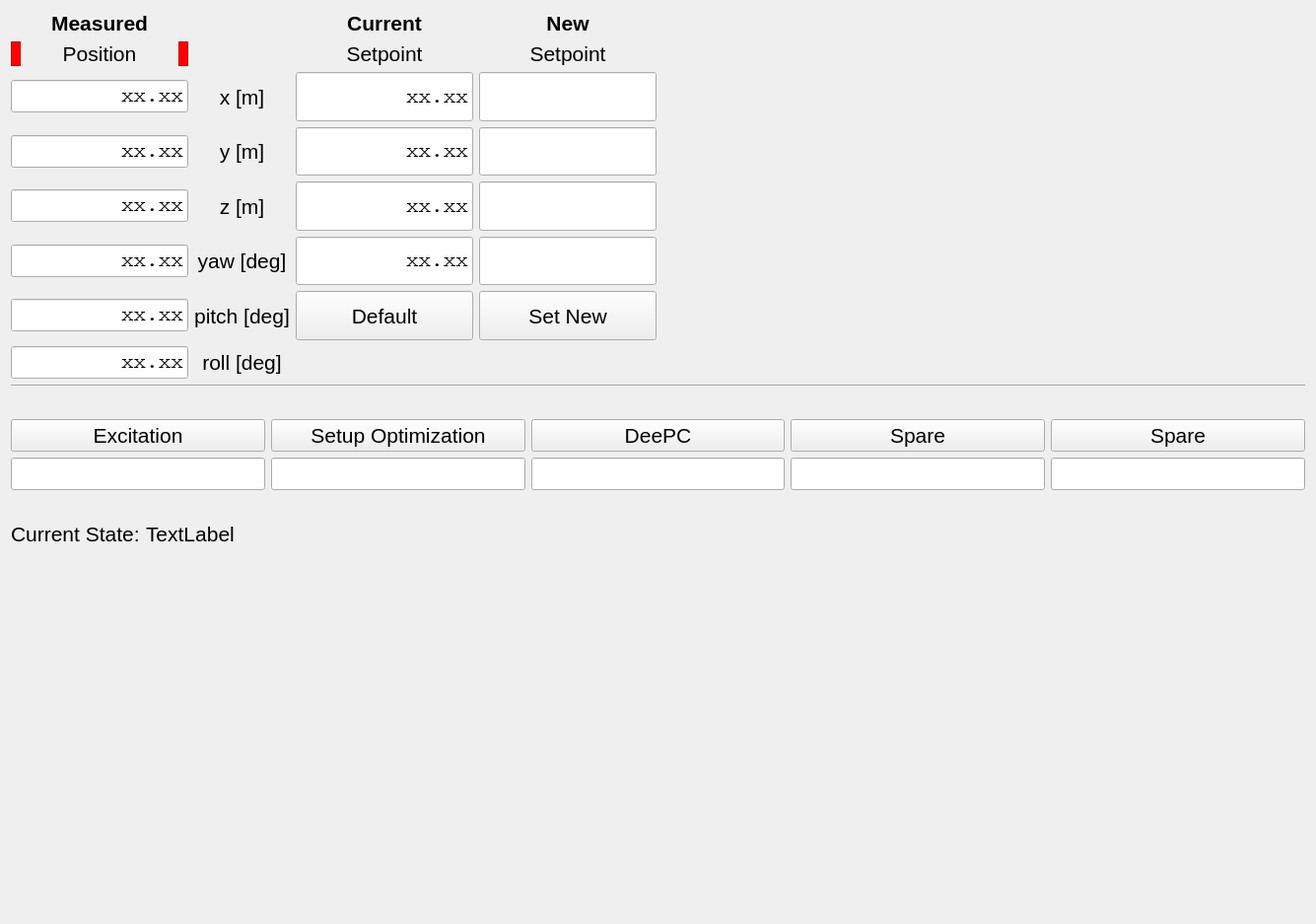
<?xml version="1.0" encoding="UTF-8"?>
<ui version="4.0">
 <class>DeepcControllerTab</class>
 <widget class="QWidget" name="DeepcControllerTab">
  <property name="geometry">
   <rect>
    <x>0</x>
    <y>0</y>
    <width>1335</width>
    <height>937</height>
   </rect>
  </property>
  <property name="font">
   <font>
    <pointsize>16</pointsize>
   </font>
  </property>
  <property name="windowTitle">
   <string>Form</string>
  </property>
  <layout class="QVBoxLayout" name="verticalLayout">
   <item>
    <layout class="QGridLayout" name="gridLayout">
     <item row="3" column="3">
      <widget class="QLineEdit" name="lineEdit_setpoint_new_y">
       <property name="sizePolicy">
        <sizepolicy hsizetype="MinimumExpanding" vsizetype="MinimumExpanding">
         <horstretch>0</horstretch>
         <verstretch>0</verstretch>
        </sizepolicy>
       </property>
       <property name="maximumSize">
        <size>
         <width>180</width>
         <height>60</height>
        </size>
       </property>
       <property name="font">
        <font>
         <family>Courier</family>
        </font>
       </property>
       <property name="text">
        <string/>
       </property>
       <property name="alignment">
        <set>Qt::AlignRight|Qt::AlignTrailing|Qt::AlignVCenter</set>
       </property>
      </widget>
     </item>
     <item row="1" column="3">
      <widget class="QLabel" name="label_new_title_line2">
       <property name="text">
        <string>Setpoint</string>
       </property>
       <property name="alignment">
        <set>Qt::AlignCenter</set>
       </property>
      </widget>
     </item>
     <item row="0" column="3">
      <widget class="QLabel" name="label_new_title">
       <property name="font">
        <font>
         <weight>75</weight>
         <bold>true</bold>
        </font>
       </property>
       <property name="text">
        <string>New</string>
       </property>
       <property name="alignment">
        <set>Qt::AlignCenter</set>
       </property>
      </widget>
     </item>
     <item row="0" column="4">
      <spacer name="horizontalSpacer_2">
       <property name="orientation">
        <enum>Qt::Horizontal</enum>
       </property>
       <property name="sizeHint" stdset="0">
        <size>
         <width>40</width>
         <height>20</height>
        </size>
       </property>
      </spacer>
     </item>
     <item row="3" column="2">
      <widget class="QLineEdit" name="lineEdit_setpoint_current_y">
       <property name="sizePolicy">
        <sizepolicy hsizetype="MinimumExpanding" vsizetype="MinimumExpanding">
         <horstretch>0</horstretch>
         <verstretch>0</verstretch>
        </sizepolicy>
       </property>
       <property name="maximumSize">
        <size>
         <width>180</width>
         <height>60</height>
        </size>
       </property>
       <property name="font">
        <font>
         <family>Courier</family>
        </font>
       </property>
       <property name="text">
        <string>xx.xx</string>
       </property>
       <property name="alignment">
        <set>Qt::AlignRight|Qt::AlignTrailing|Qt::AlignVCenter</set>
       </property>
       <property name="readOnly">
        <bool>true</bool>
       </property>
      </widget>
     </item>
     <item row="0" column="0">
      <widget class="QLabel" name="label_measured_title">
       <property name="font">
        <font>
         <weight>75</weight>
         <bold>true</bold>
        </font>
       </property>
       <property name="text">
        <string>Measured</string>
       </property>
       <property name="alignment">
        <set>Qt::AlignCenter</set>
       </property>
      </widget>
     </item>
     <item row="4" column="3">
      <widget class="QLineEdit" name="lineEdit_setpoint_new_z">
       <property name="sizePolicy">
        <sizepolicy hsizetype="MinimumExpanding" vsizetype="MinimumExpanding">
         <horstretch>0</horstretch>
         <verstretch>0</verstretch>
        </sizepolicy>
       </property>
       <property name="maximumSize">
        <size>
         <width>180</width>
         <height>60</height>
        </size>
       </property>
       <property name="font">
        <font>
         <family>Courier</family>
        </font>
       </property>
       <property name="text">
        <string/>
       </property>
       <property name="alignment">
        <set>Qt::AlignRight|Qt::AlignTrailing|Qt::AlignVCenter</set>
       </property>
      </widget>
     </item>
     <item row="4" column="2">
      <widget class="QLineEdit" name="lineEdit_setpoint_current_z">
       <property name="sizePolicy">
        <sizepolicy hsizetype="MinimumExpanding" vsizetype="MinimumExpanding">
         <horstretch>0</horstretch>
         <verstretch>0</verstretch>
        </sizepolicy>
       </property>
       <property name="maximumSize">
        <size>
         <width>180</width>
         <height>60</height>
        </size>
       </property>
       <property name="font">
        <font>
         <family>Courier</family>
        </font>
       </property>
       <property name="text">
        <string>xx.xx</string>
       </property>
       <property name="alignment">
        <set>Qt::AlignRight|Qt::AlignTrailing|Qt::AlignVCenter</set>
       </property>
       <property name="readOnly">
        <bool>true</bool>
       </property>
      </widget>
     </item>
     <item row="3" column="1">
      <widget class="QLabel" name="label_row_y">
       <property name="text">
        <string>y [m]</string>
       </property>
       <property name="alignment">
        <set>Qt::AlignCenter</set>
       </property>
      </widget>
     </item>
     <item row="5" column="2">
      <widget class="QLineEdit" name="lineEdit_setpoint_current_yaw">
       <property name="sizePolicy">
        <sizepolicy hsizetype="MinimumExpanding" vsizetype="MinimumExpanding">
         <horstretch>0</horstretch>
         <verstretch>0</verstretch>
        </sizepolicy>
       </property>
       <property name="maximumSize">
        <size>
         <width>180</width>
         <height>60</height>
        </size>
       </property>
       <property name="font">
        <font>
         <family>Courier</family>
        </font>
       </property>
       <property name="text">
        <string>xx.xx</string>
       </property>
       <property name="alignment">
        <set>Qt::AlignRight|Qt::AlignTrailing|Qt::AlignVCenter</set>
       </property>
       <property name="readOnly">
        <bool>true</bool>
       </property>
      </widget>
     </item>
     <item row="2" column="1">
      <widget class="QLabel" name="label_row_x">
       <property name="text">
        <string>x [m]</string>
       </property>
       <property name="alignment">
        <set>Qt::AlignCenter</set>
       </property>
      </widget>
     </item>
     <item row="1" column="0">
      <layout class="QHBoxLayout" name="horizontalLayout_5">
       <property name="spacing">
        <number>0</number>
       </property>
       <item>
        <widget class="QFrame" name="red_frame_position_left">
         <property name="maximumSize">
          <size>
           <width>10</width>
           <height>16777215</height>
          </size>
         </property>
         <property name="styleSheet">
          <string notr="true">background-color:red;</string>
         </property>
         <property name="frameShape">
          <enum>QFrame::StyledPanel</enum>
         </property>
         <property name="frameShadow">
          <enum>QFrame::Raised</enum>
         </property>
        </widget>
       </item>
       <item>
        <widget class="QLabel" name="label_measured_title_line2">
         <property name="text">
          <string>Position</string>
         </property>
         <property name="alignment">
          <set>Qt::AlignCenter</set>
         </property>
        </widget>
       </item>
       <item>
        <widget class="QFrame" name="red_frame_position_right">
         <property name="maximumSize">
          <size>
           <width>10</width>
           <height>16777215</height>
          </size>
         </property>
         <property name="styleSheet">
          <string notr="true">background-color:red;</string>
         </property>
         <property name="frameShape">
          <enum>QFrame::StyledPanel</enum>
         </property>
         <property name="frameShadow">
          <enum>QFrame::Raised</enum>
         </property>
        </widget>
       </item>
      </layout>
     </item>
     <item row="4" column="1">
      <widget class="QLabel" name="label_row_z">
       <property name="text">
        <string>z [m]</string>
       </property>
       <property name="alignment">
        <set>Qt::AlignCenter</set>
       </property>
      </widget>
     </item>
     <item row="2" column="2">
      <widget class="QLineEdit" name="lineEdit_setpoint_current_x">
       <property name="sizePolicy">
        <sizepolicy hsizetype="MinimumExpanding" vsizetype="MinimumExpanding">
         <horstretch>0</horstretch>
         <verstretch>0</verstretch>
        </sizepolicy>
       </property>
       <property name="maximumSize">
        <size>
         <width>180</width>
         <height>60</height>
        </size>
       </property>
       <property name="font">
        <font>
         <family>Courier</family>
        </font>
       </property>
       <property name="text">
        <string>xx.xx</string>
       </property>
       <property name="alignment">
        <set>Qt::AlignRight|Qt::AlignTrailing|Qt::AlignVCenter</set>
       </property>
       <property name="readOnly">
        <bool>true</bool>
       </property>
      </widget>
     </item>
     <item row="5" column="3">
      <widget class="QLineEdit" name="lineEdit_setpoint_new_yaw">
       <property name="sizePolicy">
        <sizepolicy hsizetype="MinimumExpanding" vsizetype="MinimumExpanding">
         <horstretch>0</horstretch>
         <verstretch>0</verstretch>
        </sizepolicy>
       </property>
       <property name="maximumSize">
        <size>
         <width>180</width>
         <height>60</height>
        </size>
       </property>
       <property name="font">
        <font>
         <family>Courier</family>
        </font>
       </property>
       <property name="text">
        <string/>
       </property>
       <property name="alignment">
        <set>Qt::AlignRight|Qt::AlignTrailing|Qt::AlignVCenter</set>
       </property>
      </widget>
     </item>
     <item row="5" column="1">
      <widget class="QLabel" name="label_row_yaw">
       <property name="text">
        <string>yaw [deg]</string>
       </property>
       <property name="alignment">
        <set>Qt::AlignCenter</set>
       </property>
      </widget>
     </item>
     <item row="6" column="3">
      <widget class="QPushButton" name="set_setpoint_button">
       <property name="sizePolicy">
        <sizepolicy hsizetype="MinimumExpanding" vsizetype="MinimumExpanding">
         <horstretch>0</horstretch>
         <verstretch>0</verstretch>
        </sizepolicy>
       </property>
       <property name="maximumSize">
        <size>
         <width>180</width>
         <height>60</height>
        </size>
       </property>
       <property name="text">
        <string>Set New</string>
       </property>
      </widget>
     </item>
     <item row="0" column="2">
      <widget class="QLabel" name="label_current_title">
       <property name="font">
        <font>
         <weight>75</weight>
         <bold>true</bold>
        </font>
       </property>
       <property name="text">
        <string>Current</string>
       </property>
       <property name="alignment">
        <set>Qt::AlignCenter</set>
       </property>
      </widget>
     </item>
     <item row="6" column="1">
      <widget class="QLabel" name="label_row_pitch">
       <property name="text">
        <string>pitch [deg]</string>
       </property>
       <property name="alignment">
        <set>Qt::AlignCenter</set>
       </property>
      </widget>
     </item>
     <item row="2" column="3">
      <widget class="QLineEdit" name="lineEdit_setpoint_new_x">
       <property name="sizePolicy">
        <sizepolicy hsizetype="MinimumExpanding" vsizetype="MinimumExpanding">
         <horstretch>0</horstretch>
         <verstretch>0</verstretch>
        </sizepolicy>
       </property>
       <property name="maximumSize">
        <size>
         <width>180</width>
         <height>60</height>
        </size>
       </property>
       <property name="font">
        <font>
         <family>Courier</family>
        </font>
       </property>
       <property name="text">
        <string/>
       </property>
       <property name="alignment">
        <set>Qt::AlignRight|Qt::AlignTrailing|Qt::AlignVCenter</set>
       </property>
      </widget>
     </item>
     <item row="1" column="2">
      <widget class="QLabel" name="label_current_title_line2">
       <property name="text">
        <string>Setpoint</string>
       </property>
       <property name="alignment">
        <set>Qt::AlignCenter</set>
       </property>
      </widget>
     </item>
     <item row="6" column="2">
      <widget class="QPushButton" name="default_setpoint_button">
       <property name="sizePolicy">
        <sizepolicy hsizetype="MinimumExpanding" vsizetype="MinimumExpanding">
         <horstretch>0</horstretch>
         <verstretch>0</verstretch>
        </sizepolicy>
       </property>
       <property name="maximumSize">
        <size>
         <width>180</width>
         <height>60</height>
        </size>
       </property>
       <property name="text">
        <string>Default</string>
       </property>
      </widget>
     </item>
     <item row="7" column="1">
      <widget class="QLabel" name="label_row_roll">
       <property name="text">
        <string>roll [deg]</string>
       </property>
       <property name="alignment">
        <set>Qt::AlignCenter</set>
       </property>
      </widget>
     </item>
     <item row="2" column="0">
      <layout class="QHBoxLayout" name="horizontalLayout_7">
       <item>
        <widget class="QLineEdit" name="lineEdit_measured_x">
         <property name="sizePolicy">
          <sizepolicy hsizetype="MinimumExpanding" vsizetype="Fixed">
           <horstretch>0</horstretch>
           <verstretch>0</verstretch>
          </sizepolicy>
         </property>
         <property name="maximumSize">
          <size>
           <width>180</width>
           <height>16777215</height>
          </size>
         </property>
         <property name="font">
          <font>
           <family>Courier</family>
          </font>
         </property>
         <property name="text">
          <string>xx.xx</string>
         </property>
         <property name="alignment">
          <set>Qt::AlignRight|Qt::AlignTrailing|Qt::AlignVCenter</set>
         </property>
         <property name="readOnly">
          <bool>true</bool>
         </property>
        </widget>
       </item>
      </layout>
     </item>
     <item row="3" column="0">
      <layout class="QHBoxLayout" name="horizontalLayout_8">
       <item>
        <widget class="QLineEdit" name="lineEdit_measured_y">
         <property name="sizePolicy">
          <sizepolicy hsizetype="MinimumExpanding" vsizetype="Fixed">
           <horstretch>0</horstretch>
           <verstretch>0</verstretch>
          </sizepolicy>
         </property>
         <property name="maximumSize">
          <size>
           <width>180</width>
           <height>16777215</height>
          </size>
         </property>
         <property name="font">
          <font>
           <family>Courier</family>
          </font>
         </property>
         <property name="text">
          <string>xx.xx</string>
         </property>
         <property name="alignment">
          <set>Qt::AlignRight|Qt::AlignTrailing|Qt::AlignVCenter</set>
         </property>
         <property name="readOnly">
          <bool>true</bool>
         </property>
        </widget>
       </item>
      </layout>
     </item>
     <item row="4" column="0">
      <layout class="QHBoxLayout" name="horizontalLayout_9">
       <item>
        <widget class="QLineEdit" name="lineEdit_measured_z">
         <property name="sizePolicy">
          <sizepolicy hsizetype="MinimumExpanding" vsizetype="Fixed">
           <horstretch>0</horstretch>
           <verstretch>0</verstretch>
          </sizepolicy>
         </property>
         <property name="maximumSize">
          <size>
           <width>180</width>
           <height>16777215</height>
          </size>
         </property>
         <property name="font">
          <font>
           <family>Courier</family>
          </font>
         </property>
         <property name="text">
          <string>xx.xx</string>
         </property>
         <property name="alignment">
          <set>Qt::AlignRight|Qt::AlignTrailing|Qt::AlignVCenter</set>
         </property>
         <property name="readOnly">
          <bool>true</bool>
         </property>
        </widget>
       </item>
      </layout>
     </item>
     <item row="5" column="0">
      <layout class="QHBoxLayout" name="horizontalLayout_10">
       <item>
        <widget class="QLineEdit" name="lineEdit_measured_yaw">
         <property name="sizePolicy">
          <sizepolicy hsizetype="MinimumExpanding" vsizetype="Fixed">
           <horstretch>0</horstretch>
           <verstretch>0</verstretch>
          </sizepolicy>
         </property>
         <property name="maximumSize">
          <size>
           <width>180</width>
           <height>16777215</height>
          </size>
         </property>
         <property name="font">
          <font>
           <family>Courier</family>
          </font>
         </property>
         <property name="text">
          <string>xx.xx</string>
         </property>
         <property name="alignment">
          <set>Qt::AlignRight|Qt::AlignTrailing|Qt::AlignVCenter</set>
         </property>
         <property name="readOnly">
          <bool>true</bool>
         </property>
        </widget>
       </item>
      </layout>
     </item>
     <item row="6" column="0">
      <layout class="QHBoxLayout" name="horizontalLayout_11">
       <item>
        <widget class="QLineEdit" name="lineEdit_measured_pitch">
         <property name="sizePolicy">
          <sizepolicy hsizetype="MinimumExpanding" vsizetype="Fixed">
           <horstretch>0</horstretch>
           <verstretch>0</verstretch>
          </sizepolicy>
         </property>
         <property name="maximumSize">
          <size>
           <width>180</width>
           <height>16777215</height>
          </size>
         </property>
         <property name="font">
          <font>
           <family>Courier</family>
          </font>
         </property>
         <property name="text">
          <string>xx.xx</string>
         </property>
         <property name="alignment">
          <set>Qt::AlignRight|Qt::AlignTrailing|Qt::AlignVCenter</set>
         </property>
         <property name="readOnly">
          <bool>true</bool>
         </property>
        </widget>
       </item>
      </layout>
     </item>
     <item row="7" column="0">
      <layout class="QHBoxLayout" name="horizontalLayout_12">
       <item>
        <widget class="QLineEdit" name="lineEdit_measured_roll">
         <property name="sizePolicy">
          <sizepolicy hsizetype="MinimumExpanding" vsizetype="Fixed">
           <horstretch>0</horstretch>
           <verstretch>0</verstretch>
          </sizepolicy>
         </property>
         <property name="maximumSize">
          <size>
           <width>180</width>
           <height>16777215</height>
          </size>
         </property>
         <property name="font">
          <font>
           <family>Courier</family>
          </font>
         </property>
         <property name="text">
          <string>xx.xx</string>
         </property>
         <property name="alignment">
          <set>Qt::AlignRight|Qt::AlignTrailing|Qt::AlignVCenter</set>
         </property>
         <property name="readOnly">
          <bool>true</bool>
         </property>
        </widget>
       </item>
      </layout>
     </item>
    </layout>
   </item>
   <item>
    <widget class="Line" name="line">
     <property name="orientation">
      <enum>Qt::Horizontal</enum>
     </property>
    </widget>
   </item>
   <item>
    <spacer name="verticalSpacer_2">
     <property name="orientation">
      <enum>Qt::Vertical</enum>
     </property>
     <property name="sizeType">
      <enum>QSizePolicy::Fixed</enum>
     </property>
     <property name="sizeHint" stdset="0">
      <size>
       <width>20</width>
       <height>20</height>
      </size>
     </property>
    </spacer>
   </item>
   <item>
    <layout class="QGridLayout" name="gridLayout_3">
     <property name="topMargin">
      <number>6</number>
     </property>
     <property name="bottomMargin">
      <number>6</number>
     </property>
     <item row="0" column="1">
      <widget class="QPushButton" name="custom_button_2">
       <property name="sizePolicy">
        <sizepolicy hsizetype="Minimum" vsizetype="Fixed">
         <horstretch>0</horstretch>
         <verstretch>0</verstretch>
        </sizepolicy>
       </property>
       <property name="text">
        <string>Setup Optimization</string>
       </property>
      </widget>
     </item>
     <item row="0" column="2">
      <widget class="QPushButton" name="custom_button_3">
       <property name="sizePolicy">
        <sizepolicy hsizetype="Minimum" vsizetype="Fixed">
         <horstretch>0</horstretch>
         <verstretch>0</verstretch>
        </sizepolicy>
       </property>
       <property name="text">
        <string>DeePC</string>
       </property>
      </widget>
     </item>
     <item row="0" column="0">
      <widget class="QPushButton" name="custom_button_1">
       <property name="sizePolicy">
        <sizepolicy hsizetype="Minimum" vsizetype="Fixed">
         <horstretch>0</horstretch>
         <verstretch>0</verstretch>
        </sizepolicy>
       </property>
       <property name="text">
        <string>Excitation</string>
       </property>
      </widget>
     </item>
     <item row="2" column="2">
      <layout class="QHBoxLayout" name="horizontalLayout_2">
       <property name="leftMargin">
        <number>0</number>
       </property>
       <property name="rightMargin">
        <number>0</number>
       </property>
       <item>
        <widget class="QLineEdit" name="lineEdit_custom_3">
         <property name="sizePolicy">
          <sizepolicy hsizetype="MinimumExpanding" vsizetype="Fixed">
           <horstretch>0</horstretch>
           <verstretch>0</verstretch>
          </sizepolicy>
         </property>
         <property name="maximumSize">
          <size>
           <width>16777215</width>
           <height>16777215</height>
          </size>
         </property>
        </widget>
       </item>
      </layout>
     </item>
     <item row="2" column="1">
      <layout class="QHBoxLayout" name="horizontalLayout_3">
       <property name="leftMargin">
        <number>0</number>
       </property>
       <property name="rightMargin">
        <number>0</number>
       </property>
       <item>
        <widget class="QLineEdit" name="lineEdit_custom_2">
         <property name="sizePolicy">
          <sizepolicy hsizetype="MinimumExpanding" vsizetype="Fixed">
           <horstretch>0</horstretch>
           <verstretch>0</verstretch>
          </sizepolicy>
         </property>
         <property name="maximumSize">
          <size>
           <width>16777215</width>
           <height>16777215</height>
          </size>
         </property>
        </widget>
       </item>
      </layout>
     </item>
     <item row="2" column="0">
      <layout class="QHBoxLayout" name="horizontalLayout_4">
       <property name="leftMargin">
        <number>0</number>
       </property>
       <property name="rightMargin">
        <number>0</number>
       </property>
       <item>
        <widget class="QLineEdit" name="lineEdit_custom_1">
         <property name="sizePolicy">
          <sizepolicy hsizetype="MinimumExpanding" vsizetype="Fixed">
           <horstretch>0</horstretch>
           <verstretch>0</verstretch>
          </sizepolicy>
         </property>
         <property name="maximumSize">
          <size>
           <width>16777215</width>
           <height>16777215</height>
          </size>
         </property>
        </widget>
       </item>
      </layout>
     </item>
     <item row="0" column="3">
      <widget class="QPushButton" name="custom_button_4">
       <property name="sizePolicy">
        <sizepolicy hsizetype="Expanding" vsizetype="Fixed">
         <horstretch>0</horstretch>
         <verstretch>0</verstretch>
        </sizepolicy>
       </property>
       <property name="text">
        <string>Spare</string>
       </property>
      </widget>
     </item>
     <item row="2" column="3">
      <widget class="QLineEdit" name="lineEdit_custom_4">
       <property name="sizePolicy">
        <sizepolicy hsizetype="MinimumExpanding" vsizetype="Fixed">
         <horstretch>0</horstretch>
         <verstretch>0</verstretch>
        </sizepolicy>
       </property>
       <property name="maximumSize">
        <size>
         <width>16777215</width>
         <height>16777215</height>
        </size>
       </property>
      </widget>
     </item>
     <item row="2" column="4">
      <widget class="QLineEdit" name="lineEdit_custom_5">
       <property name="sizePolicy">
        <sizepolicy hsizetype="MinimumExpanding" vsizetype="Fixed">
         <horstretch>0</horstretch>
         <verstretch>0</verstretch>
        </sizepolicy>
       </property>
       <property name="maximumSize">
        <size>
         <width>16777215</width>
         <height>16777215</height>
        </size>
       </property>
      </widget>
     </item>
     <item row="0" column="4">
      <widget class="QPushButton" name="custom_button_5">
       <property name="sizePolicy">
        <sizepolicy hsizetype="Expanding" vsizetype="Fixed">
         <horstretch>0</horstretch>
         <verstretch>0</verstretch>
        </sizepolicy>
       </property>
       <property name="text">
        <string>Spare</string>
       </property>
      </widget>
     </item>
    </layout>
   </item>
   <item>
    <spacer name="verticalSpacer_3">
     <property name="orientation">
      <enum>Qt::Vertical</enum>
     </property>
     <property name="sizeType">
      <enum>QSizePolicy::Fixed</enum>
     </property>
     <property name="sizeHint" stdset="0">
      <size>
       <width>20</width>
       <height>20</height>
      </size>
     </property>
    </spacer>
   </item>
   <item>
    <layout class="QHBoxLayout" name="horizontalLayout_6">
     <property name="leftMargin">
      <number>0</number>
     </property>
     <property name="topMargin">
      <number>0</number>
     </property>
     <property name="rightMargin">
      <number>0</number>
     </property>
     <property name="bottomMargin">
      <number>0</number>
     </property>
     <item>
      <widget class="QLabel" name="label_current_state_title">
       <property name="sizePolicy">
        <sizepolicy hsizetype="Minimum" vsizetype="Preferred">
         <horstretch>0</horstretch>
         <verstretch>0</verstretch>
        </sizepolicy>
       </property>
       <property name="text">
        <string>Current State:</string>
       </property>
      </widget>
     </item>
     <item>
      <widget class="QLabel" name="label_current_state">
       <property name="text">
        <string>TextLabel</string>
       </property>
      </widget>
     </item>
     <item>
      <spacer name="horizontalSpacer_3">
       <property name="orientation">
        <enum>Qt::Horizontal</enum>
       </property>
       <property name="sizeHint" stdset="0">
        <size>
         <width>40</width>
         <height>20</height>
        </size>
       </property>
      </spacer>
     </item>
    </layout>
   </item>
   <item>
    <spacer name="verticalSpacer">
     <property name="orientation">
      <enum>Qt::Vertical</enum>
     </property>
     <property name="sizeType">
      <enum>QSizePolicy::Expanding</enum>
     </property>
     <property name="sizeHint" stdset="0">
      <size>
       <width>20</width>
       <height>40</height>
      </size>
     </property>
    </spacer>
   </item>
  </layout>
 </widget>
 <resources/>
 <connections/>
</ui>
